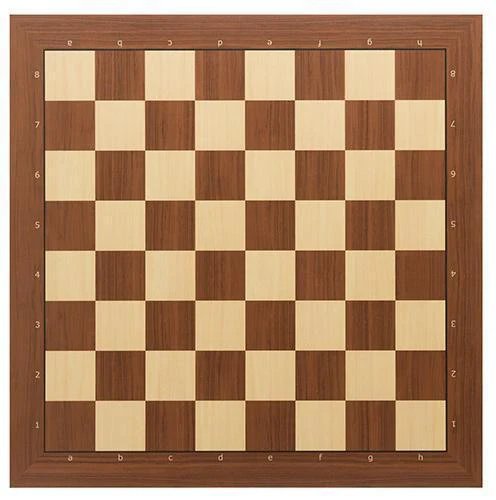
#> input picture 7) chess map detection/data/2.webp, 496 x 500 px, found by its file name
$ python main.py
#> lines starting #> are read from the running program, lines starting #| are printed output that depends on the picture
import numpy as np
import cv2 as cv


img = cv.imread(r"7) chess map detection\data\2.webp")
#> img is the input picture: shape (500, 496, 3); mean B, G, R 102, 133.7, 171.5
img = cv.resize(img, (500,500), interpolation=cv.INTER_AREA)
#> img: shape (500, 500, 3)
gray = cv.cvtColor(img, cv.COLOR_BGR2GRAY)
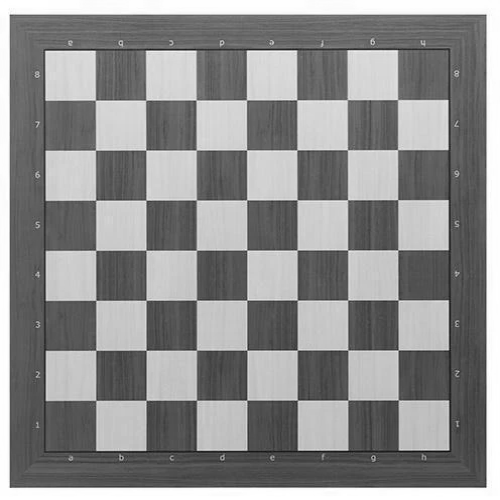
#> gray: shape (500, 500); min 11, max 255, mean 141.4
blur = cv.GaussianBlur(gray, (3,3), 1)


corners = cv.goodFeaturesToTrack(blur, 85, 0.00005, 35)
#> corners = 85 rows, first 8: [485, 486], [10, 486], [248, 349], [397, 299], [248, 299], [248, 399], [10, 15], [147, 201]
corners = corners.reshape((corners.shape[0],2))
#> corners = 85 pairs, first value 10 to 485, second value 15 to 486


inx = np.lexsort((corners[:, 1], corners[:, 0]))
#> inx = 85 values, max 84 at index 10, min 0 at index 84, mean 42
#> (the run stopped early here; a loop or call above may not have finished)

$ run again, with 7) chess map detection/data/1.jpg saved as 7) chess map detection/data/2.webp
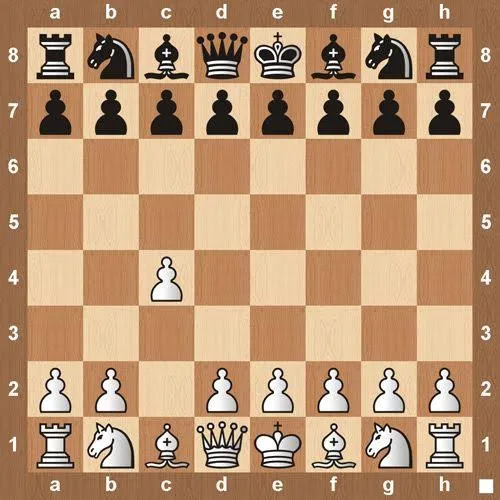
#> input picture 7) chess map detection/data/1.jpg, 500 x 500 px, found by its file name
#> img is the input picture: shape (500, 500, 3); mean B, G, R 115.3, 149, 186.4
#> `gray = cv.cvtColor(img, cv.COLOR_BGR2GRAY)`:
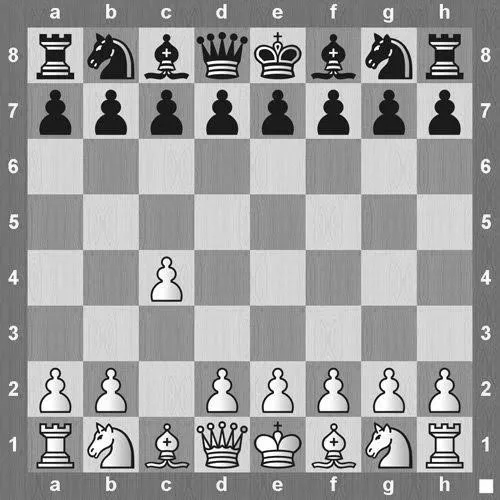
#> gray: shape (500, 500); min 0, max 255, mean 156.3
#> `blur = cv.GaussianBlur(gray, (3,3), 1)`:
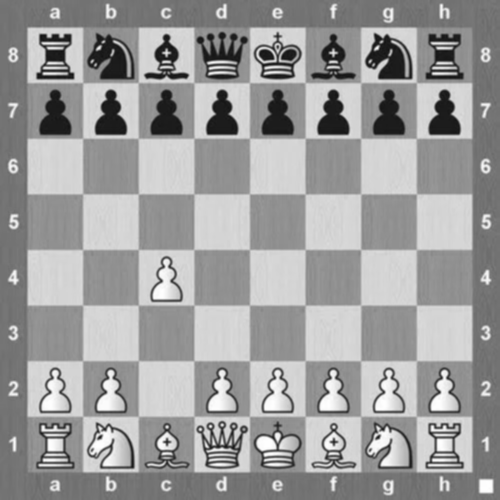
#> blur: shape (500, 500); min 18, max 255, mean 156.3
#> `corners = cv.goodFeaturesToTrack(blur, 85, 0.00005, 35)`: corners = 85 rows, first 8: [432, 73], [210, 426], [43, 73], [55, 426], [209, 68], [100, 46], [432, 426], [264, 460]
#> `corners = corners.reshape((corners.shape[0],2))`: corners = 85 pairs, first value 9 to 489, second value 4 to 487
#> inx = 85 values, max 84 at index 32, min 0 at index 71, mean 42

$ run again, with 7) chess map detection/data/3.png saved as 7) chess map detection/data/2.webp
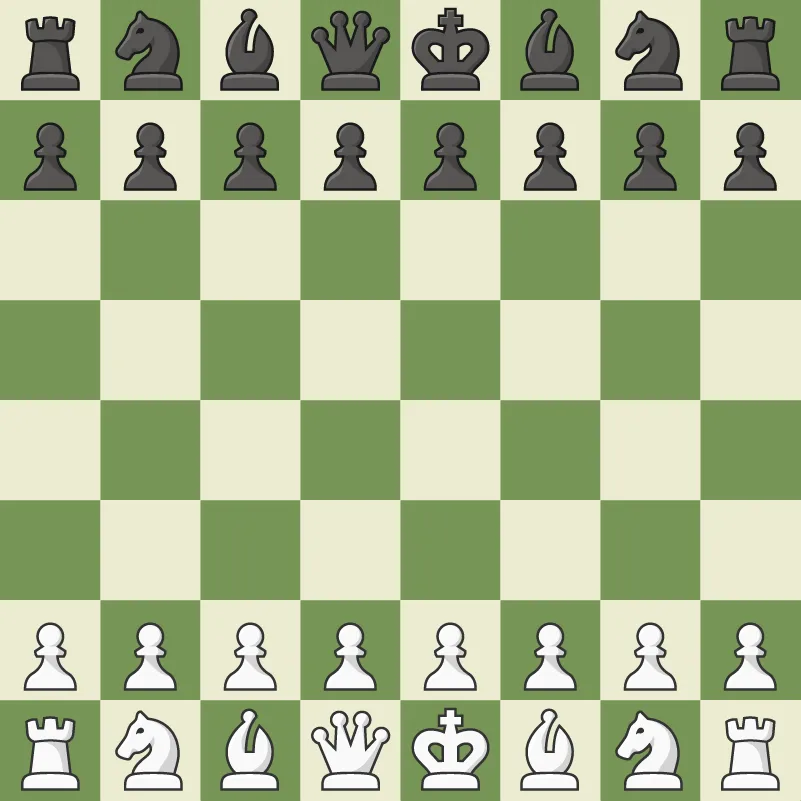
#> input picture 7) chess map detection/data/3.png, 801 x 801 px, found by its file name
#> img is the input picture: shape (801, 801, 3); mean B, G, R 145.3, 183.9, 170.8
#> `img = cv.resize(img, (500,500), interpolation=cv.INTER_AREA)`:
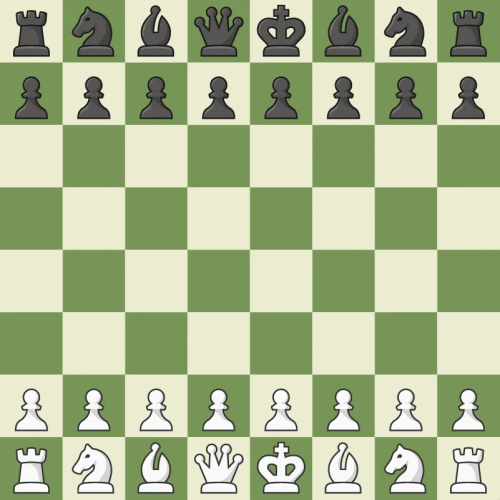
#> img: shape (500, 500, 3); mean B, G, R 145.3, 183.9, 170.8
#> `gray = cv.cvtColor(img, cv.COLOR_BGR2GRAY)`:
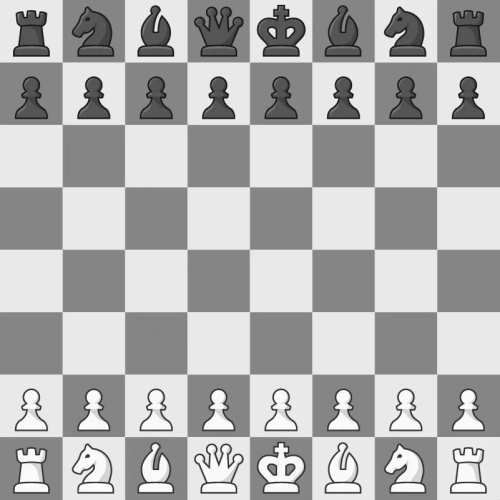
#> gray: shape (500, 500); min 21, max 255, mean 175.7
#> `corners = cv.goodFeaturesToTrack(blur, 85, 0.00005, 35)`: corners = 85 rows, first 8: [400, 455], [211, 407], [336, 407], [88, 455], [461, 407], [228, 467], [86, 407], [162, 456]
#> `corners = corners.reshape((corners.shape[0],2))`: corners = 85 pairs, first value 14 to 485, second value 7 to 492
#> inx = 85 values, max 84 at index 15, min 0 at index 70, mean 42
